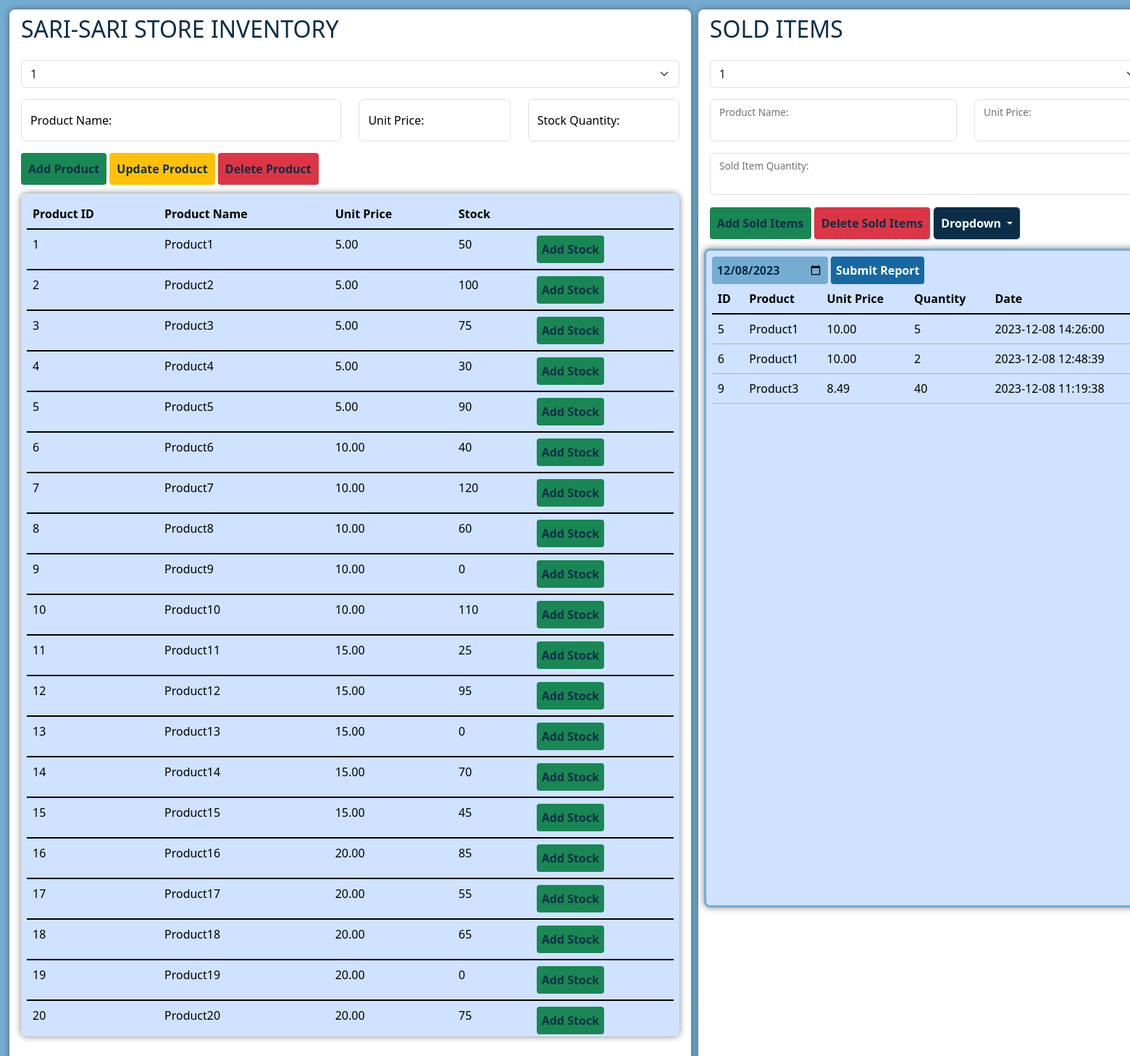
The app's page /admin_page.php (signed in), older data.
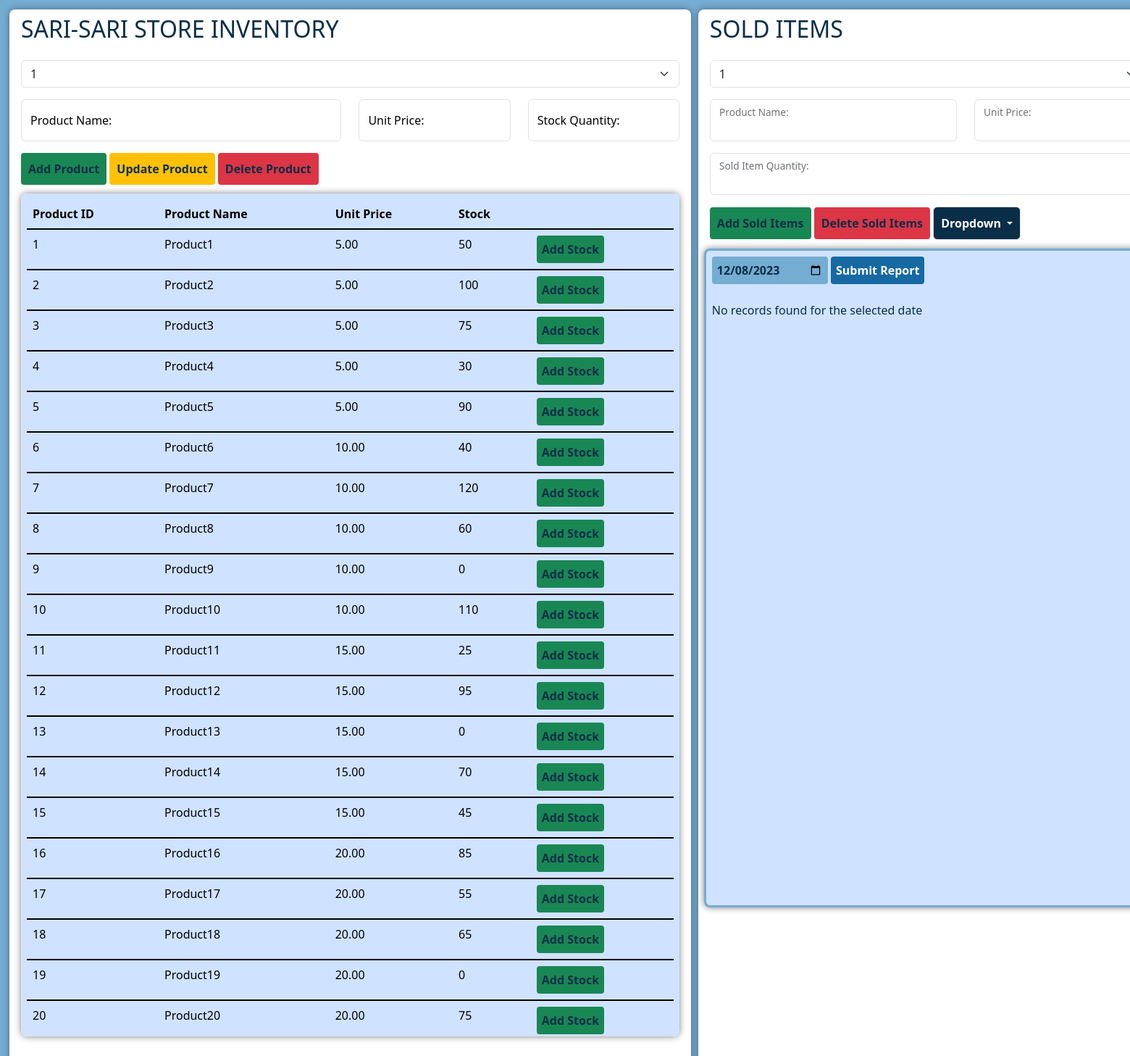
The same page, newer data.
### tables this page shows
CREATE TABLE IF NOT EXISTS `products_table` (
  `product_id` int NOT NULL AUTO_INCREMENT,
  `product_name` varchar(255) DEFAULT NULL,
  `unit_price` decimal(10,2) DEFAULT NULL,
  `stock_quantity` int DEFAULT NULL,
  PRIMARY KEY (`product_id`)
);

CREATE TABLE IF NOT EXISTS `cart_table` (
  `id` int NOT NULL AUTO_INCREMENT,
  `product_id` int DEFAULT NULL,
  `unit_price` decimal(10,2) DEFAULT NULL,
  `quantity` int DEFAULT NULL,
  `timestamp` timestamp NULL DEFAULT NULL,
  PRIMARY KEY (`id`),
  KEY `product_id` (`product_id`)
);

### connection.php (called while the page is built, shortened)
<?php
class DatabaseHandler {
    private $host = 'localhost';
    private $username = 'root';
    private $password = '';
    private $database = 'db_sarisaristore';
    public function __construct() {
        $this->con = new mysqli($this->host, $this->username, $this->password, $this->database);
    }
}
?>

### php/select_product_id.php (called while the page is built, shortened)
<?php
class SelectProductIDHandler extends DatabaseHandler
{
    public function getProductIDs()
    {
        $productIDs = [];
        $result = $this->con->query("SELECT product_id FROM products_table");
        while ($row = $result->fetch_assoc()) {
            $productIDs[] = $row["product_id"];
        }
        return $productIDs;
    }
}
?>

### admin_page.php (the view, shortened to what this page needs)
<?php
include 'connection.php';
include './php/select_product_id.php';
$selectProductIDHandler = new SelectProductIDHandler();
?>
<!DOCTYPE html>
<html lang="en">
<head>
    <link href="https://cdn.jsdelivr.net/npm/bootstrap@5.3.1/dist/css/bootstrap.min.css" rel="stylesheet">
    <link rel="stylesheet" href="./css/admin_style.css">
</head>
<body>
<?php if (isset($_SESSION['user_id'])): ?>
<div class="container" >
  <div class="row align-items-start">
    <div class="col" id="left-container">
      <div class="d-block pt-2 px-3">
        <h2>SARI-SARI STORE INVENTORY</h2>
      </div>
      <div class="d-block p-3 pb-0 overflow-y-auto" id="product-container">
        <form id="productForm">
            <div class="mb-3">
                <select id="productProductId" name="productProductId" class="form-select" aria-label="Product ID">
                    <?php
                    $productIDs = $selectProductIDHandler->getProductIDs();
                    foreach ($productIDs as $productID) {
                        echo "<option value=\"$productID\">$productID</option>";
                    }
                    ?>
                </select>
            </div>
          <div class="row">
            <div class="col-md-6">
                <div class="form-floating mb-3">
                    <input type="text" class="form-control" id="productProductName" name="productName" placeholder="Product Name">
                    <label for="productProductName">Product Name:</label>
                </div>
            </div>
            <div class="col-md-3">
                <div class="form-floating mb-3">
                    <input type="number" class="form-control" id="productUnitPrice" name="unitPrice" placeholder="Unit Price">
                    <label for="productUnitPrice">Unit Price:</label>
                </div>
            </div>
            <div class="col-md-3">
                <div class="form-floating mb-3">
                    <input type="number" class="form-control" id="productStockQuantity" name="stockQuantity" placeholder="Stock Quantity">
                    <label for="productStockQuantity">Stock Quantity:</label>
                </div>
            </div>
          </div>
          <button type="button" onclick="handleProductAction('addProduct')" class="btn mb-1 btn-success">Add Product</button>
          <button type="button" onclick="handleProductAction('updateProduct')" class="btn mb-1 update btn-warning">Update Product</button>
          <button type="button" onclick="handleProductAction('deleteProduct')" class="btn mb-1 delete btn-danger">Delete Product</button>
        </form>
      </div>
      <div class="d-block pt-2 px-3">
          <div class="overflow-y-auto p-2" id="productList" style="background-color: #cfe2ff; border-radius:8px; height: 55vh;">
            <?php
            $databaseHandler = new DatabaseHandler();
            $sql = "SELECT * FROM products_table";
            $result = $databaseHandler->con->query($sql);
            if ($result->num_rows > 0) {
                echo "<table class='table table-primary' id='productTable'>";
                echo '
                    <thead>
                        <tr>
                            <th scope="col">Product ID</th>
                            <th scope="col">Product Name</th>
                            <th scope="col">Unit Price</th>
                            <th scope="col">Stock</th>
                            <th scope="col"></th>
                        </tr>
                    </thead>';
                while ($row = $result->fetch_assoc()) {
                    echo '<tbody class="table-group-divider">';
                    echo "<tr>";
                    echo "<td>" . $row["product_id"] . "</td>";
                    echo "<td>" . $row["product_name"] . "</td>";
                    echo "<td>" . $row["unit_price"] . "</td>";
                    echo "<td>" . $row["stock_quantity"] . "</td>";
                    echo "<td><button class='btn btn-success' id='addStockBtn' onclick='addStock(" . $row["product_id"] . ", \"" . $row["product_name"] . "\")'>Add Stock</button></td>";
                    echo '</tbody>';
                }
                echo "</table>";
            } else {
                echo "No records found";
            }
            ?>
        </div>
      </div>
    </div>
    <div class="col" id="right-container">
      <div class="d-block pt-2 px-3">
        <h2>SOLD ITEMS</h2>
      </div>
      <div class="d-block p-3 pb-0 overflow-y-auto" id="cart-container">
      <form id="cartForm">
        <div class="mb-3">
            <select id="cartProductId" name="cartProductId" class="form-select" aria-label="Product ID">
                <?php
                 $productIDs = $selectProductIDHandler->getProductIDs();
                 foreach ($productIDs as $productID) {
                     echo "<option value=\"$productID\">$productID</option>";
                 }
                ?>
            </select>
        </div>
        <div class="mb-3 row">
          <div class="col-md-7">
              <div class="form-floating">
                  <input type="text" id="cartProductName" name="cartProductName" readonly class="form-control">
                  <label for="cartProductName">Product Name:</label>
              </div>
          </div>
          <div class="col-md-5">
              <div class="form-floating">
                  <input type="number" id="cartUnitPrice" name="cartUnitPrice" readonly class="form-control">
                  <label for="cartUnitPrice">Unit Price:</label>
              </div>
          </div>
        </div>
        <div class="form-floating mb-3">
          <input type="number" id="cartSoldQuantity" name="cartSoldQuantity" class="form-control">
          <label for="cartSoldQuantity">Sold Item Quantity:</label>
        </div>
        <button type="button" onclick="handleCartAction('addSoldItems')" class="btn mb-1 btn-success">Add Sold Items</button>
        <button type="button" onclick="handleCartAction('deleteSoldItems')" class="btn delete mb-1 btn-danger">Delete Sold Items</button>
        <a id="dropdown" class="btn mb-1 dropdown-toggle border rounded text-decoration-none" href="#" id="navbarDropdown" role="button" data-bs-toggle="dropdown" aria-expanded="false">
            Dropdown
        </a>
      </form>
      </div>
      <div class="d-block p-2">
        <div class="overflow-y-auto p-2" id="soldProductList" style="background-color:#cfe2ff; border:solid #75acd2; border-radius:8px; height: 43vh">
        <form method="get">
            <input type="date" id="selectedDate" name="selectedDate" value="<?php echo isset($_GET['selectedDate']) ? htmlspecialchars($_GET['selectedDate']) : date('Y-m-d'); ?>" onchange="this.form.submit()">
            <button id="submitCartBtn" onclick="return handleSubmitCart()">Submit Report</button>
        </form>
            <?php
            $databaseHandler = new DatabaseHandler();
            $todayDate = date("Y-m-d");
            $sql = "SELECT cart_table.id, products_table.product_name, cart_table.unit_price, cart_table.quantity, cart_table.timestamp
            FROM cart_table
            INNER JOIN products_table ON cart_table.product_id = products_table.product_id
            WHERE DATE(cart_table.timestamp) = '$todayDate'";
            $result = $databaseHandler->con->query($sql);
            if ($result->num_rows > 0) {
                echo "<table class='table table table-primary overflow-y-auto' id='cartTable'>";
                echo '
                    <thead>
                        <tr>
                            <th scope="col">ID</th>
                            <th scope="col">Product</th>
                            <th scope="col">Unit Price</th>
                            <th scope="col">Quantity</th>
                            <th scope="col">Date</th>
                        </tr>
                    </thead>';
                echo '<tbody class="table-group-divider">';
                while ($row = $result->fetch_assoc()) {
                    echo "<tr>";
                    echo "<td>" . $row["id"] . "</td>";
                    echo "<td>" . $row["product_name"] . "</td>";
                    echo "<td>" . $row["unit_price"] . "</td>";
                    echo "<td>" . $row["quantity"] . "</td>";
                    echo "<td>" . $row["timestamp"] . "</td>";
                    echo '</tr>';
                }
                echo "</tbody>";
                echo "</table>";
            } else {
                echo "<br>No records found for the selected date";
            }
            ?>
        </div>
      </div>
    </div>
  </div>
</div>
<?php else: ?>
    <button id="loginBtn" type="button" class="btn btn-danger" onclick="location.href='login.php'">
        <i class="fa fa-lock"></i> Login
    </button>
<?php endif; ?>
</body>
</html>

### css/admin_style.css (style rules this page uses)
body { padding: 13px; background-color: #75acd2; color: #0a2e48; }
.container { min-width: 75vh; }
.col { height: 96vh; padding: 0; }
#left-container { max-width: 60%; margin-right: 10px; background-color: #fff; border-radius: 8px; box-shadow: 0 0 10px rgba(0, 0, 0, 0.4); }
#right-container { max-width: 40%; background-color: #fff; border-radius: 8px; box-shadow: 0 0 10px rgba(0, 0, 0, 0.4); }
.btn { padding: 10px; color: #0a2e48; font-weight: bold; border: none; border-radius: 4px; cursor: pointer; }
button, #selectedDate { padding: 7px; color: #0a2e48; font-weight: bold; border: none; border-radius: 4px; cursor: pointer; }
#selectedDate { background-color: #75acd2; color: #0a2e48; }
#addStockBtn { padding: 7px; color: #0a2e48; font-weight: bold; border: none; border-radius: 4px; cursor: pointer; }
#soldProductList, #productList { box-shadow: 0 0 10px rgba(0, 0, 0, 0.5); }
#dropdown { color: #fff; font-weight: bolder; background-color: #0a2e48; }
#submitCartBtn { background-color: #1669a2 !important; color: #fff; }
.form-control, select { color: black; }
label { color: black; }

Row changes from the older to the newer data that the page shows:
removed cart_table: id "5", product.product_name "Product1", unit_price "10.00", quantity "5", timestamp "2023-12-08 14:26:00"
removed cart_table: id "6", product.product_name "Product1", unit_price "10.00", quantity "2", timestamp "2023-12-08 12:48:39"
removed cart_table: id "9", product.product_name "Product3", unit_price "8.49", quantity "40", timestamp "2023-12-08 11:19:38"
Text that changed along with them:
text no longer shown: "ID Product Unit Price Quantity Date"
text now shown: "No records found for the selected date"
